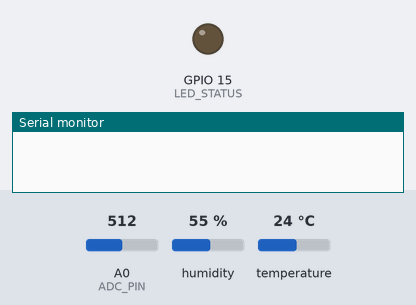
Recording of a program running on a simulated ESP8266 (Wemos D1 mini). Parts: output pins drawn as LEDs (lit = HIGH), the last lines printed to the serial monitor. Wiring (inferred from the names in the program): HTU21/Si7021 sensor at I2C address 0x40. Dashed ring = blinking. Inputs (shaded band) come from the test bench; at power-on: A0 (ADC_PIN) = 512, humidity 55 %, temperature 24 °C. WiFi joins after 1.5 s; servers stay silent unless stated; uploads are accepted with an empty reply.

Above: at 0.0 s.
At 3.7 s:
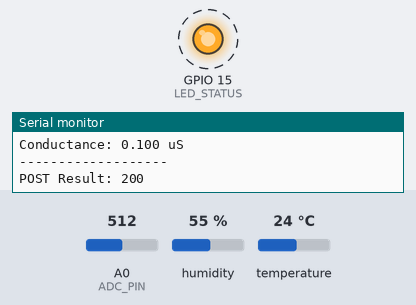
3.8 s: A0 (ADC_PIN) set to 40
Timing chart, 0 to 12.5 s (numbered marks = the images above; inputs shaded):
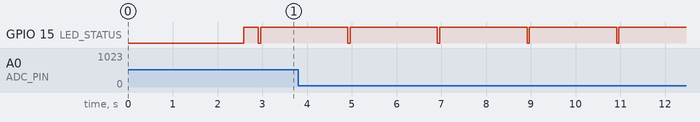

The program:

main.cpp
```cpp
#include <Arduino.h>
#include <ESP8266WiFi.h>
#include <ESP8266HTTPClient.h>
#include <ESP8266WebServer.h>
#include <WiFiClient.h>
#include <Wire.h>
#include <ArduinoJson.h>

// --- SETTINGS ---
const char* AP_SSID_SETUP = "MenoSense_Setup";
const char* BACKEND_URL = "http://192.168.4.2:8000/api/data"; // Update this to your computer's IP if needed

// Pins
#define SDA_PIN 4   // D2 on ESP8266
#define SCL_PIN 5   // D1 on ESP8266
#define ADC_PIN A0
#define LED_STATUS 15 // D8

// SHT20 Address
#define SHT20_ADDR 0x40

// Global Objects
ESP8266WebServer server(80);
WiFiClient wifiClient;

// --- CALIBRATION TABLE (Voltage -> Conductance uS) ---
struct CalPoint {
    float voltage;
    float conductance;
};

CalPoint calTable[] = {
    {0.050, 20.000},
    {0.360, 4.545},
    {0.380, 10.000},
    {0.530, 2.128},
    {0.590, 1.000},
    {0.650, 0.455},
    {0.653, 0.213},
    {0.662, 0.100}
};
const int calTableSize = sizeof(calTable) / sizeof(calTable[0]);

float voltageToConductance(float voltage) {
    if (voltage <= calTable[0].voltage) return calTable[0].conductance;
    if (voltage >= calTable[calTableSize - 1].voltage) return calTable[calTableSize - 1].conductance;

    for (int i = 0; i < calTableSize - 1; i++) {
        if (voltage >= calTable[i].voltage && voltage <= calTable[i + 1].voltage) {
            float v1 = calTable[i].voltage;
            float c1 = calTable[i].conductance;
            float v2 = calTable[i + 1].voltage;
            float c2 = calTable[i + 1].conductance;
            return c1 + (voltage - v1) * (c2 - c1) / (v2 - v1);
        }
    }
    return 0.0;
}

// --- SHT20 FUNCTIONS (As provided in baseline) ---
float readTemperature() {
    Wire.beginTransmission(SHT20_ADDR);
    Wire.write(0xF3);
    Wire.endTransmission();
    delay(85);
    Wire.requestFrom(SHT20_ADDR, 3);
    if (Wire.available() < 2) return NAN;
    uint16_t raw = Wire.read() << 8;
    raw |= Wire.read();
    raw &= 0xFFFC;
    return -46.85 + 175.72 * ((float)raw / 65536.0);
}

float readHumidity() {
    Wire.beginTransmission(SHT20_ADDR);
    Wire.write(0xF5);
    Wire.endTransmission();
    delay(30);
    Wire.requestFrom(SHT20_ADDR, 3);
    if (Wire.available() < 2) return NAN;
    uint16_t raw = Wire.read() << 8;
    raw |= Wire.read();
    raw &= 0xFFFC;
    return -6.0 + 125.0 * ((float)raw / 65536.0);
}

// --- WIFI CONFIG SERVER ---
void handleRoot() {
    String html = "<html><body><h1>MenoSense WiFi Setup</h1>";
    html += "<form action='/configure' method='POST'>";
    html += "SSID: <input type='text' name='ssid'><br>";
    html += "Password: <input type='password' name='pass'><br>";
    html += "<input type='submit' value='Connect'>";
    html += "</form></body></html>";
    server.send(200, "text/html", html);
}

void handleConfigure() {
    if (server.hasArg("ssid") && server.hasArg("pass")) {
        String ssid = server.arg("ssid");
        String pass = server.arg("pass");

        server.send(200, "text/plain", "Saving credentials and restarting...");
        delay(1000);

        Serial.printf("Connecting to %s...\n", ssid.c_str());
        WiFi.begin(ssid.c_str(), pass.c_str());

        // Wait up to 10s to see if it works before restarting to apply permanently
        int retry = 0;
        while (WiFi.status() != WL_CONNECTED && retry < 20) {
            delay(500);
            Serial.print(".");
            retry++;
        }

        if (WiFi.status() == WL_CONNECTED) {
            Serial.println("\nWiFi Connected! Restarting...");
            ESP.restart();
        } else {
            Serial.println("\nConnection failed. Please try again.");
        }
    }
}

// --- SETUP & LOOP ---
bool apMode = false;

void setup() {
    Serial.begin(115200);
    delay(1000);
    Serial.println("\n\n--- MenoSense Hardware Init ---");

    pinMode(LED_STATUS, OUTPUT);
    digitalWrite(LED_STATUS, LOW);

    Wire.begin(SDA_PIN, SCL_PIN);

    // Check SHT20
    float testTemp = readTemperature();
    if (isnan(testTemp)) {
        Serial.println("SHT20: FAILED to detect!");
    } else {
        Serial.printf("SHT20: Detected. Current Temp: %.2f C\n", testTemp);
    }

    // Try saved WiFi
    Serial.print("WiFi: Connecting to saved credentials");
    WiFi.begin(); // Uses saved flash credentials

    int retries = 0;
    while (WiFi.status() != WL_CONNECTED && retries < 30) {
        delay(500);
        Serial.print(".");
        retries++;
    }

    if (WiFi.status() == WL_CONNECTED) {
        Serial.println("\nWiFi: Connected!");
        Serial.print("IP: ");
        Serial.println(WiFi.localIP());
        digitalWrite(LED_STATUS, HIGH);
    } else {
        Serial.println("\nWiFi: Failed to connect. Starting AP Mode...");
        WiFi.mode(WIFI_AP);
        WiFi.softAP(AP_SSID_SETUP);
        Serial.print("AP Name: "); Serial.println(AP_SSID_SETUP);
        Serial.print("AP IP: "); Serial.println(WiFi.softAPIP());

        server.on("/", handleRoot);
        server.on("/configure", HTTP_POST, handleConfigure);
        server.begin();
        apMode = true;
    }
}

unsigned long lastPost = 0;
const unsigned long INTERVAL = 2000;

void loop() {
    // 1. Read Sensors (Always read for serial monitor)
    float temp = readTemperature();
    float humidity = readHumidity();
    int rawAdc = analogRead(ADC_PIN);
    float voltage = (rawAdc / 1023.0) * 3.3;
    bool edaAvailable = (rawAdc > 50);
    float conductance = edaAvailable ? voltageToConductance(voltage) : 0;
    String sensorStatus = edaAvailable ? "full-sensor" : "temperature-only";

    // 2. Serial Output (Always show)
    static unsigned long lastSerial = 0;
    if (millis() - lastSerial >= 2000) {
        lastSerial = millis();
        Serial.println("--- SENSOR DATA ---");
        Serial.printf("Mode: %s | WiFi: %d\n", apMode ? "AP (Setup)" : "Station", WiFi.status());
        if (isnan(temp)) Serial.println("SHT20: READ FAILURE");
        else Serial.printf("Temp: %.2f C | Humidity: %.2f %%\n", temp, humidity);
        Serial.printf("ADC: %d (%.3f V)\n", rawAdc, voltage);
        if (edaAvailable) Serial.printf("Conductance: %.3f uS\n", conductance);
        else Serial.println("EDA: Unavailable");
        Serial.println("-------------------");
    }

    if (apMode) {
        server.handleClient();
        static unsigned long lastBlink = 0;
        if (millis() - lastBlink > 500) {
            digitalWrite(LED_STATUS, !digitalRead(LED_STATUS));
            lastBlink = millis();
        }
        return;
    }

    if (millis() - lastPost >= INTERVAL) {
        lastPost = millis();
        // 3. HTTP POST (Only in station mode)
        HTTPClient http;
        // ... rest of the POST logic
        http.begin(wifiClient, BACKEND_URL);
        http.addHeader("Content-Type", "application/json");

        StaticJsonDocument<256> doc;
        if (edaAvailable) doc["conductance"] = conductance;
        else doc["conductance"] = nullptr;

        doc["temperature"] = isnan(temp) ? 0.0 : temp;
        doc["humidity"] = isnan(humidity) ? 0.0 : humidity;
        doc["batteryVoltage"] = 3.7; // Mock for now until divider is added
        doc["wifiConnected"] = true;
        doc["edaAvailable"] = edaAvailable;
        doc["sensorStatus"] = sensorStatus;

        String body;
        serializeJson(doc, body);
        int code = http.POST(body);

        Serial.printf("POST Result: %d\n\n", code);
        http.end();

        // Blink LED on success
        if (code == 200) {
            digitalWrite(LED_STATUS, LOW);
            delay(50);
            digitalWrite(LED_STATUS, HIGH);
        }
    }
}
```

Measured:
- by itself, GPIO 15 (LED_STATUS): alternates HIGH for 2.0 s and LOW for 0.05 s
